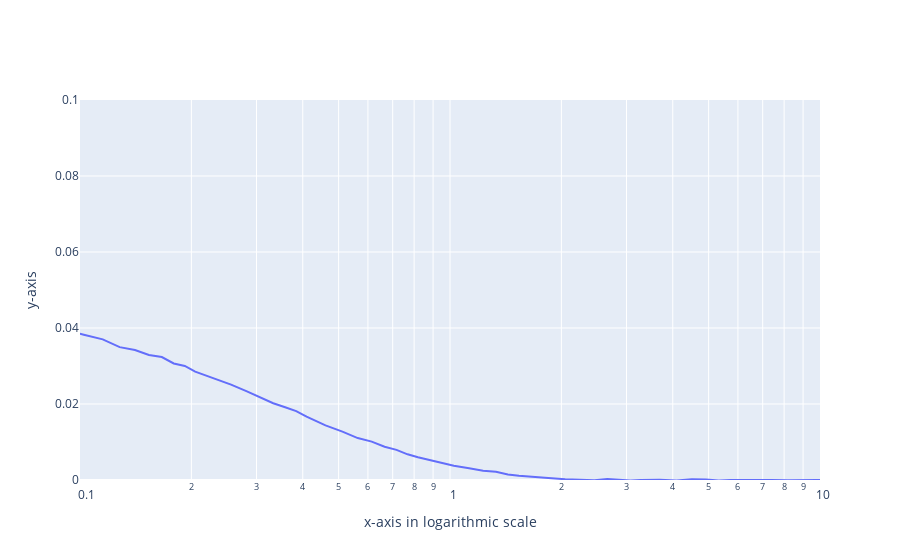

This figure's notebook cell:
### Code cell
import plotly.express as px 
import plotly.graph_objects as go 
import numpy as np 
fig = go.Figure()

fig.add_trace(go.Scatter(x=x, y=y, mode='lines', name='data'))

fig.update_layout(
	xaxis_type="log",
	xaxis_title="x-axis in logarithmic scale",
	yaxis_title="y-axis",
	xaxis=dict(range=[np.log10(0.1), np.log10(10)]),
    yaxis=dict(range=[0,0.1])
)

fig.show()

### Figure 1 — Plotly figure (JSON) as saved in the notebook; plotly's stock layout.template omitted (floating-point values rounded to 4 significant figures; data arrays with more than 128 entries replaced by an {"elided": "..."} marker saying what was removed)
{"data": [{"mode": "lines", "name": "data", "type": "scatter", "x": {"elided": "215 float values"}, "y": {"elided": "215 float values"}}], "layout": {"xaxis": {"range": [-1, 1], "title": {"text": "x-axis in logarithmic scale"}, "type": "log"}, "yaxis": {"range": [0, 0.1], "title": {"text": "y-axis"}}}}
